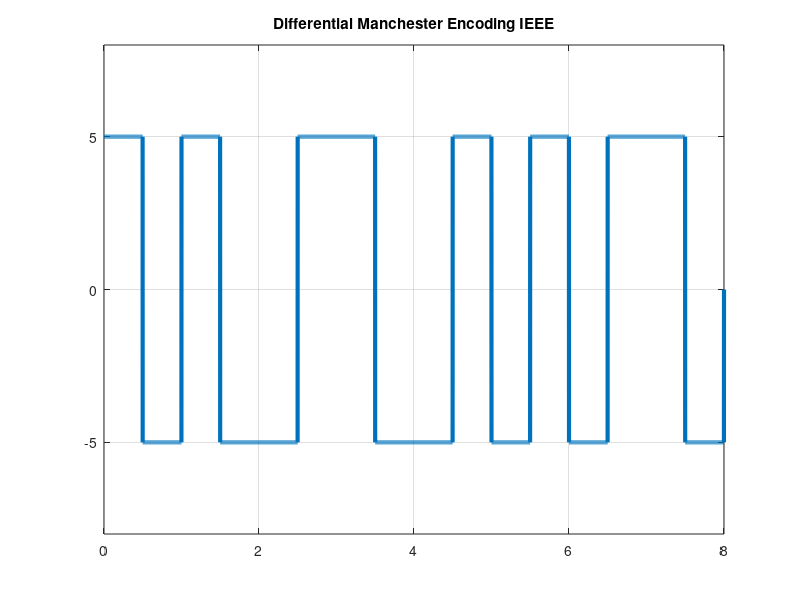

The MATLAB script that drew this image:
clc
clear all
close all

bits=[1 0 1 1 1 0 0 1];
%bits=input('enter bit stream');
sampleRate=1000;
bitRate=1;

bitLength= length(bits);
totalTime = bitLength/bitRate;

totalSample= sampleRate*bitLength;

sampleTime = totalTime/totalSample;

time = 0:sampleTime:totalTime;

timeLength= length(time);
voltage=5;

lastbit=1*voltage;
%modulation
x = zeros(1,timeLength);

for i=1:bitLength
    if bits(i)==0
        x((i-1)*sampleRate+1:(i-1)*sampleRate + (sampleRate/2))=-lastbit;
        x((i-1)*sampleRate+sampleRate/2:i*sampleRate) = lastbit;
        
    else
       x((i-1)*sampleRate+1:(i-1)*sampleRate + (sampleRate/2))=lastbit;
        x((i-1)*sampleRate+sampleRate/2:i*sampleRate) = -lastbit; 
        lastbit= -lastbit;
    end
end

%disp(x);
plot(time,x,'Linewidth',3)
title('Differential Manchester Encoding IEEE');
yticks([-voltage 0 voltage]);
axis([0 totalTime -voltage-3 voltage+3])
grid on;

%demodulation

checker=0;
lastbit=1*voltage;
result = zeros(1,bitLength);
for i=1:timeLength
    if time(i)> checker
        checker= checker+1;
        
        if x(i) == lastbit
            result(checker)=1;
            lastbit=-lastbit;
        end
    end
    
end

disp('Decoding')
disp(result)
